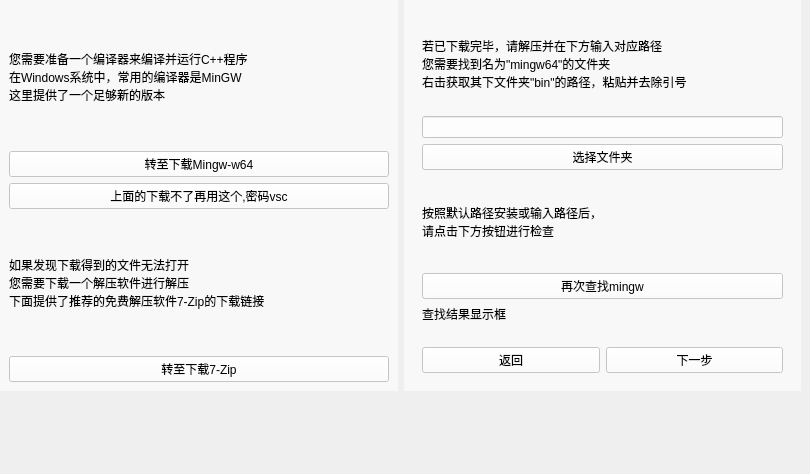
    <widget class="QWidget" name="cpage_2">
     <property name="styleSheet">
      <string notr="true">QWidget#cpage_2{
	background-image: url(:/image/image/background.png);
}</string>
     </property>
     <widget class="QWidget" name="widget_8" native="true">
      <property name="geometry">
       <rect>
        <x>0</x>
        <y>0</y>
        <width>801</width>
        <height>391</height>
       </rect>
      </property>
      <property name="sizePolicy">
       <sizepolicy hsizetype="Preferred" vsizetype="Preferred">
        <horstretch>0</horstretch>
        <verstretch>0</verstretch>
       </sizepolicy>
      </property>
      <property name="styleSheet">
       <string notr="true">background-color: rgba(255, 255, 255, 0);
font: 12pt &quot;Microsoft YaHei UI&quot;;</string>
      </property>
      <layout class="QHBoxLayout" name="horizontalLayout_4">
       <item>
        <widget class="QWidget" name="widget_63" native="true">
         <property name="sizePolicy">
          <sizepolicy hsizetype="MinimumExpanding" vsizetype="Preferred">
           <horstretch>0</horstretch>
           <verstretch>0</verstretch>
          </sizepolicy>
         </property>
         <property name="styleSheet">
          <string notr="true">QWidget#widget_63{
	background-color: rgba(255, 255, 255, 150);
}</string>
         </property>
         <layout class="QVBoxLayout" name="verticalLayout_32">
          <item>
           <widget class="QLabel" name="label_6">
            <property name="sizePolicy">
             <sizepolicy hsizetype="Preferred" vsizetype="Preferred">
              <horstretch>0</horstretch>
              <verstretch>0</verstretch>
             </sizepolicy>
            </property>
            <property name="text">
             <string>您需要准备一个编译器来编译并运行C++程序
在Windows系统中，常用的编译器是MinGW
这里提供了一个足够新的版本</string>
            </property>
           </widget>
          </item>
          <item>
           <widget class="QPushButton" name="pushButton_11">
            <property name="styleSheet">
             <string notr="true">background-color: rgba(255, 255, 255, 200);</string>
            </property>
            <property name="text">
             <string>转至下载Mingw-w64</string>
            </property>
           </widget>
          </item>
          <item>
           <widget class="QPushButton" name="pushButton_5">
            <property name="styleSheet">
             <string notr="true">background-color: rgba(255, 255, 255, 200);</string>
            </property>
            <property name="text">
             <string>上面的下载不了再用这个,密码vsc</string>
            </property>
           </widget>
          </item>
          <item>
           <widget class="QLabel" name="label_9">
            <property name="text">
             <string>如果发现下载得到的文件无法打开
您需要下载一个解压软件进行解压
下面提供了推荐的免费解压软件7-Zip的下载链接</string>
            </property>
           </widget>
          </item>
          <item>
           <widget class="QPushButton" name="pushButton_6">
            <property name="styleSheet">
             <string notr="true">background-color: rgba(255, 255, 255, 200);</string>
            </property>
            <property name="text">
             <string>转至下载7-Zip</string>
            </property>
           </widget>
          </item>
         </layout>
        </widget>
       </item>
       <item>
        <widget class="QWidget" name="widget_9" native="true">
         <property name="sizePolicy">
          <sizepolicy hsizetype="Expanding" vsizetype="Expanding">
           <horstretch>0</horstretch>
           <verstretch>0</verstretch>
          </sizepolicy>
         </property>
         <property name="styleSheet">
          <string notr="true">QWidget#widget_9{
	background-color: rgba(255, 255, 255, 150);
}</string>
         </property>
         <layout class="QVBoxLayout" name="verticalLayout_3">
          <item>
           <widget class="QWidget" name="widget_10" native="true">
            <property name="sizePolicy">
             <sizepolicy hsizetype="Preferred" vsizetype="Expanding">
              <horstretch>0</horstretch>
              <verstretch>0</verstretch>
             </sizepolicy>
            </property>
            <layout class="QVBoxLayout" name="verticalLayout_4">
             <item>
              <widget class="QLabel" name="label_7">
               <property name="text">
                <string>若已下载完毕，请解压并在下方输入对应路径
您需要找到名为&quot;mingw64&quot;的文件夹
右击获取其下文件夹&quot;bin&quot;的路径，粘贴并去除引号</string>
               </property>
              </widget>
             </item>
             <item>
              <widget class="QLineEdit" name="path_input_2">
               <property name="styleSheet">
                <string notr="true">background-color: rgba(255, 255, 255, 200);</string>
               </property>
              </widget>
             </item>
             <item>
              <widget class="QPushButton" name="pushButton_19">
               <property name="styleSheet">
                <string notr="true">background-color: rgba(255, 255, 255, 200);</string>
               </property>
               <property name="text">
                <string>选择文件夹</string>
               </property>
              </widget>
             </item>
             <item>
              <widget class="QLabel" name="label_8">
               <property name="text">
                <string>按照默认路径安装或输入路径后，
请点击下方按钮进行检查</string>
               </property>
              </widget>
             </item>
             <item>
              <widget class="QPushButton" name="pushButton_13">
               <property name="styleSheet">
                <string notr="true">background-color: rgba(255, 255, 255, 200);</string>
               </property>
               <property name="text">
                <string>再次查找mingw</string>
               </property>
              </widget>
             </item>
             <item>
              <widget class="QLabel" name="notice_2">
               <property name="sizePolicy">
                <sizepolicy hsizetype="Preferred" vsizetype="Fixed">
                 <horstretch>0</horstretch>
                 <verstretch>0</verstretch>
                </sizepolicy>
               </property>
               <property name="text">
                <string>查找结果显示框</string>
               </property>
              </widget>
             </item>
            </layout>
           </widget>
          </item>
          <item>
           <widget class="QWidget" name="widget_11" native="true">
            <property name="sizePolicy">
             <sizepolicy hsizetype="Expanding" vsizetype="Fixed">
              <horstretch>0</horstretch>
              <verstretch>0</verstretch>
             </sizepolicy>
            </property>
            <layout class="QHBoxLayout" name="horizontalLayout_5">
             <item>
              <widget class="QPushButton" name="pushButton_14">
               <property name="sizePolicy">
                <sizepolicy hsizetype="MinimumExpanding" vsizetype="Fixed">
                 <horstretch>0</horstretch>
                 <verstretch>0</verstretch>
                </sizepolicy>
               </property>
               <property name="styleSheet">
                <string notr="true">background-color: rgba(255, 255, 255, 200);</string>
               </property>
               <property name="text">
                <string>返回</string>
               </property>
              </widget>
             </item>
             <item>
              <widget class="QPushButton" name="cnext_button_2">
               <property name="sizePolicy">
                <sizepolicy hsizetype="MinimumExpanding" vsizetype="Fixed">
                 <horstretch>0</horstretch>
                 <verstretch>0</verstretch>
                </sizepolicy>
               </property>
               <property name="styleSheet">
                <string notr="true">background-color: rgba(255, 255, 255, 200);</string>
               </property>
               <property name="text">
                <string>下一步</string>
               </property>
              </widget>
             </item>
            </layout>
           </widget>
          </item>
         </layout>
        </widget>
       </item>
      </layout>
     </widget>
     <widget class="QWidget" name="widget_64" native="true">
      <property name="geometry">
       <rect>
        <x>0</x>
        <y>390</y>
        <width>801</width>
        <height>75</height>
       </rect>
      </property>
      <property name="styleSheet">
       <string notr="true">QWidget#widget_64{
	image: url(:/image/image/cpp进度1.png);
    
	background-color: rgba(255, 255, 255, 0);
}</string>
      </property>
     </widget>
    </widget>
